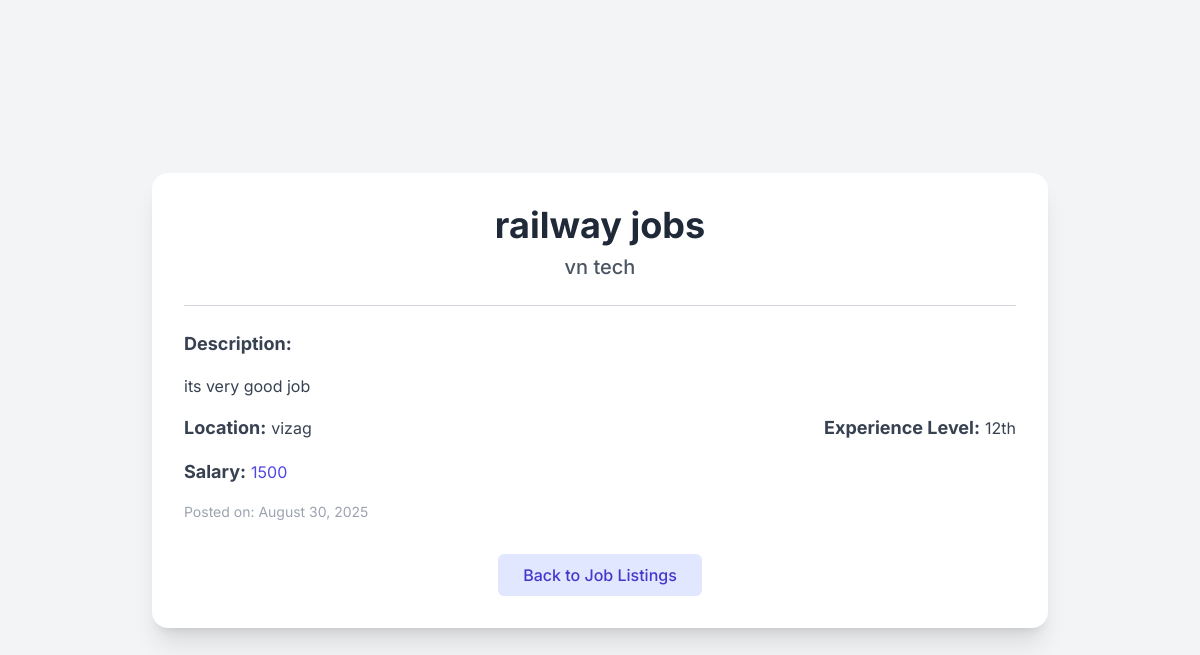
Screenshot of /job/2/ with the database file from the repository.
### jobs/models.py (models this page shows, shortened)
class Job(models.Model):
    title = models.CharField(max_length=200)
    company = models.CharField(max_length=200)
    description = models.TextField()
    salary = models.CharField(max_length=100) # Using CharField to allow for ranges like "$50k - $60k"
    location = models.CharField(max_length=200, default='Remote')
    experience_level = models.CharField(max_length=100, default='Entry-level')
    created_at = models.DateTimeField(auto_now_add=True)

### jobs/views.py (the view)
# urls.py: path('job/<int:pk>/', views.job_detail, name='job_detail'),
def job_detail(request, pk):
    job = get_object_or_404(Job, pk=pk)
    context = {
        'job': job
    }
    return render(request, 'jobs/job_detail.html', context)

### jobs/templates/jobs/job_detail.html (shortened to what this page needs)
<!DOCTYPE html>
<html lang="en">
<head>
    <script src="https://cdn.tailwindcss.com"></script>
</head>
<body class="bg-gray-100 flex items-center justify-center min-h-screen">
    <div class="container mx-auto p-6 md:p-10">
        <div class="bg-white rounded-2xl shadow-xl p-8 max-w-4xl mx-auto">
            <h1 class="text-4xl font-bold text-gray-800 mb-2 text-center">{{ job.title }}</h1>
            <h2 class="text-xl font-medium text-gray-600 mb-4 text-center">{{ job.company }}</h2>
            <hr class="my-6 border-gray-300">
            <div class="space-y-4 text-gray-700">
                <p class="text-lg"><strong>Description:</strong></p>
                <p class="text-base">{{ job.description }}</p>
                <div class="flex flex-col sm:flex-row justify-between items-start sm:items-center mt-4">
                    <p class="text-lg"><strong>Location:</strong> <span class="text-base font-normal">{{ job.location }}</span></p>
                    <p class="text-lg"><strong>Experience Level:</strong> <span class="text-base font-normal">{{ job.experience_level }}</span></p>
                </div>
                <p class="text-lg"><strong>Salary:</strong> <span class="text-base font-normal text-indigo-600 font-bold">{{ job.salary }}</span></p>
                <p class="text-sm text-gray-400">Posted on: {{ job.created_at|date:"F d, Y" }}</p>
            </div>
            <div class="mt-8 text-center">
                <a href="{% url 'home' %}" class="inline-block px-6 py-2 border border-transparent text-base font-medium rounded-md text-indigo-700 bg-indigo-100 hover:bg-indigo-200 transition-colors duration-200">
                    Back to Job Listings
                </a>
            </div>
        </div>
    </div>
</body>
</html>

### jobs/templates/jobs/job_detail.html (style rules this page uses)
body { font-family: 'Inter', sans-serif; background-color: #f3f4f6; }

### rows the page displays
Job: title "railway jobs", company "vn tech", description "its very good job", location "vizag", experience_level "12th", salary "1500", created_at "August 30, 2025"
